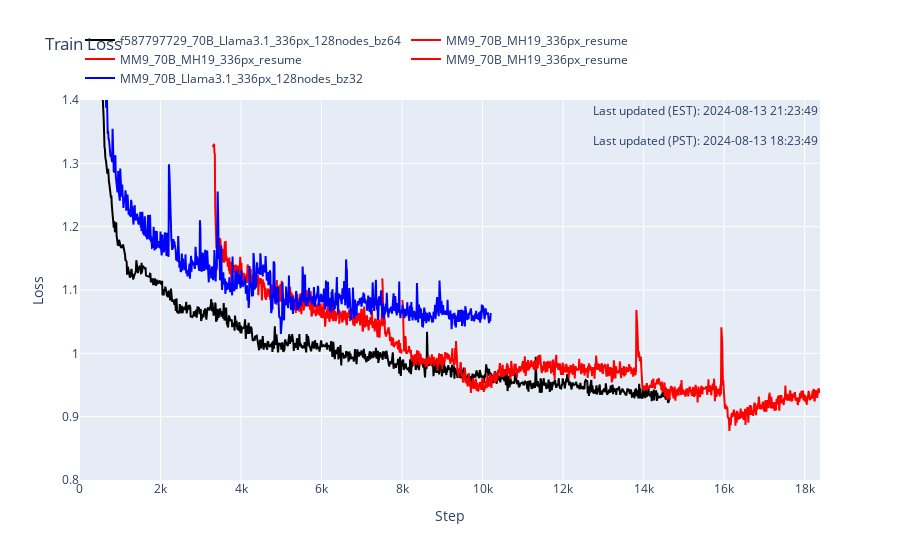

Source (notebook cell):
### Code cell
# https://www.internalfb.com/mlhub/pipelines/runs/fblearner/587797729?tab=Visualizations
df = pd.read_csv(
    # "/data/home/tranx/run_516421604076231-4-train_loss.csv",
    # "/data/home/tranx/train_loss_f578009631_0806.csv",
    # "train_loss_f578009631_0806.csv"
    "/fsx_0/user/tranx/experiments/llm_mm_aligner/fb_reference_jobs/train_loss_f578009631_0809.csv",
    header=None, skiprows=1
)
df.columns = ['step', 'loss']
df.head()

fb_31_steps = df['step']
fb_31_loss = df['loss']

lm_dir = "/fsx_0/checkpoints/tranx/MM9-Pretrain-70B/Llama31_336px_128nodes_bz32_scratch"
lm31_steps, lm31_losses = get_loss_from_checkpoint(lm_dir)

mh19_dir = "/fsx_0/checkpoints/tranx/MM9-Pretrain-70B/MH19_336px_128nodes_bz32_resume"
mh19_steps, mh19_losses = get_loss_from_checkpoint(mh19_dir)

mh19_448 = "/fsx_0/checkpoints/ahmadyan/MM9-Pretrain-70B/output_mh19_ve448px_n128"
mh19_448_steps, mh19_448_losses = get_loss_from_checkpoint(mh19_448)

schemes = [
    {
        "name": "f587797729_70B_Llama3.1_336px_128nodes_bz64",
        "name_comment": "#5 f587797729_70B_Llama3.1_336px_128nodes_bz64",
        "loss": df['loss'],
        "steps": df['step'],
        "resume_step": 0,
        # "step_scale": 10,  # 10 for bz=32, gradient_accumulation_step=4, nodes=128
        "color": "black"
    },

    {
        "name": "MM9_70B_MH19_336px_resume",
        "name_comment": "#3.2 MM9_70B_MH19_336px_128nodes_fixed",
        "jobs": [7144],
        "resume_step": 3300,
        "step_scale": 10,
        "color": "red"
    },


    {
        "name": "MM9_70B_MH19_336px_resume",
        "name_comment": "#3.6 MM9_70B_MH19_336px_256nodes",
        "jobs": [7465],
        "resume_step": 7500,
        "step_scale": 10,  # 20,
        "color": "red"
    },

    {
        "name": "MM9_70B_MH19_336px_resume",
        "name_comment": "#3.7 MM9_70B_MH19_336px_128nodes_resume",
        "jobs": [7700, 8351, 9376, 9398],
        "resume_step": 8000,  # 8500,
        "step_scale": 10,
        # "loss": mh19_losses,
        # "steps": mh19_steps,
        "color": "red"
    },

    {
        "name": "MM9_70B_Llama3.1_336px_128nodes_bz32",
        "name_comment": "#1.2 MM9_70B_Llama3.1_336px_128nodes_bz32_retrain",
        "loss": lm31_losses,
        "steps": lm31_steps,
        "resume_step": 0,
        # "step_scale": 10,  # 10 for bz=32, gradient_accumulation_step=4, nodes=128
        "color": "blue"
    },

    # {
    #     "name": "MM9_70B_MH19_448px",
    #     # "loss": mh19_448_losses,
    #     # "steps": mh19_448_steps,
    #     "jobs": [9217],
    #     "step_scale": 5,
    #     "resume_step": 0
    # },

    # {
    #     "name": "#3.3 MM9_70B_MH19_336px_128nodes_retrain",
    #     "jobs": [7261],
    #     "resume_step": 0,
    #     "step_scale": 10,
    #     # "color": "red"
    # },

]

fig = plot_compare_loss(schemes, yrange=[0.8, 1.4])


fig.show()

### Figure 1 — Plotly figure (JSON) as saved in the notebook; plotly's stock layout.template omitted (floating-point values rounded to 4 significant figures; data arrays with more than 128 entries replaced by an {"elided": "..."} marker saying what was removed)
{"data": [{"line": {"color": "black"}, "mode": "lines", "name": "f587797729_70B_Llama3.1_336px_128nodes_bz64", "type": "scatter", "x": {"elided": "1000 int values"}, "y": {"elided": "1000 float values"}}, {"line": {"color": "red"}, "mode": "lines", "name": "MM9_70B_MH19_336px_resume", "type": "scatter", "x": {"elided": "428 int values"}, "y": {"elided": "428 float values"}}, {"line": {"color": "red"}, "mode": "lines", "name": "MM9_70B_MH19_336px_resume", "type": "scatter", "x": [7500, 7510, 7520, 7530, 7540, 7550, 7560, 7570, 7580, 7590, 7600, 7610, 7620, 7630, 7640, 7650, 7660, 7670, 7680, 7690, 7700, 7710, 7720, 7730, 7740, 7750, 7760, 7770, 7780, 7790, 7800, 7810, 7820, 7830, 7840, 7850, 7860, 7870, 7880, 7890, 7900, 7910, 7920, 7930, 7940, 7950, 7960, 7970, 7980, 7990], "y": [1.118, 1.117, 1.101, 1.068, 1.069, 1.07, 1.057, 1.032, 1.03, 1.034, 1.026, 1.029, 1.033, 1.033, 1.036, 1.04, 1.04, 1.041, 1.031, 1.034, 1.019, 1.024, 1.019, 1.026, 1.013, 1.014, 1.015, 1.024, 1.022, 1.012, 1.011, 1.017, 1.012, 1.015, 1.015, 1.017, 1.018, 1.019, 1.016, 1.012, 1.006, 1.011, 1.022, 1.012, 1.001, 1.016, 1.002, 1.007, 1, 1.006]}, {"line": {"color": "red"}, "mode": "lines", "name": "MM9_70B_MH19_336px_resume", "type": "scatter", "x": {"elided": "1039 int values"}, "y": {"elided": "1039 float values"}}, {"line": {"color": "blue"}, "mode": "lines", "name": "MM9_70B_Llama3.1_336px_128nodes_bz32", "type": "scatter", "x": {"elided": "1021 int values"}, "y": {"elided": "1021 float values"}}], "layout": {"annotations": [{"showarrow": false, "text": "Last updated (PST): 2024-08-13 18:23:49", "x": 1, "xref": "paper", "y": 0.92, "yref": "paper"}, {"showarrow": false, "text": "Last updated (EST): 2024-08-13 21:23:49", "x": 1, "xref": "paper", "y": 1, "yref": "paper"}], "legend": {"orientation": "h", "y": 1.02, "yanchor": "bottom"}, "title": {"text": "Train Loss"}, "xaxis": {"title": {"text": "Step"}}, "yaxis": {"range": [0.8, 1.4], "title": {"text": "Loss"}}}}
